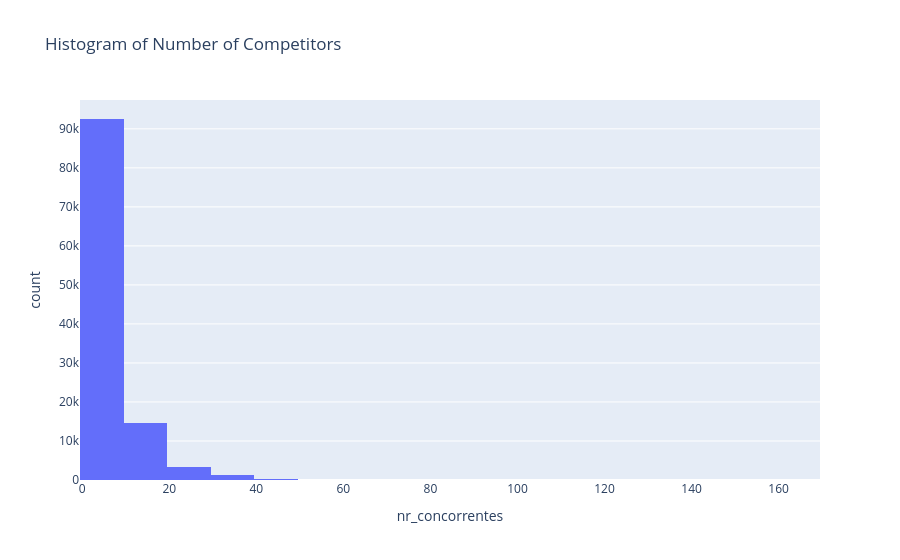

This figure's notebook cell:
### Code cell
# number of competitors per contract
subset['nr_concorrentes'] = subset['concorrentes'].apply(
    lambda x: len([i for i in re.split(r'\s*\|\s*', x) if i]) 
    if isinstance(x, str) else 0
)

fig = px.histogram(
    subset,
    x='nr_concorrentes',
    nbins=30,
    title='Histogram of Number of Competitors'
)

fig.show()

### Figure 1 — Plotly figure (JSON) as saved in the notebook; plotly's stock layout.template omitted (floating-point values rounded to 4 significant figures; data arrays with more than 128 entries replaced by an {"elided": "..."} marker saying what was removed)
{"data": [{"bingroup": "x", "hovertemplate": "nr_concorrentes=%{x}<br>count=%{y}<extra></extra>", "legendgroup": "", "marker": {"color": "#636efa", "pattern": {"shape": ""}}, "name": "", "nbinsx": 30, "orientation": "v", "showlegend": false, "type": "histogram", "x": {"elided": "112103 int values"}, "xaxis": "x", "yaxis": "y"}], "layout": {"barmode": "relative", "legend": {"tracegroupgap": 0}, "title": {"text": "Histogram of Number of Competitors"}, "xaxis": {"anchor": "y", "domain": [0, 1], "title": {"text": "nr_concorrentes"}}, "yaxis": {"anchor": "x", "domain": [0, 1], "title": {"text": "count"}}}}
